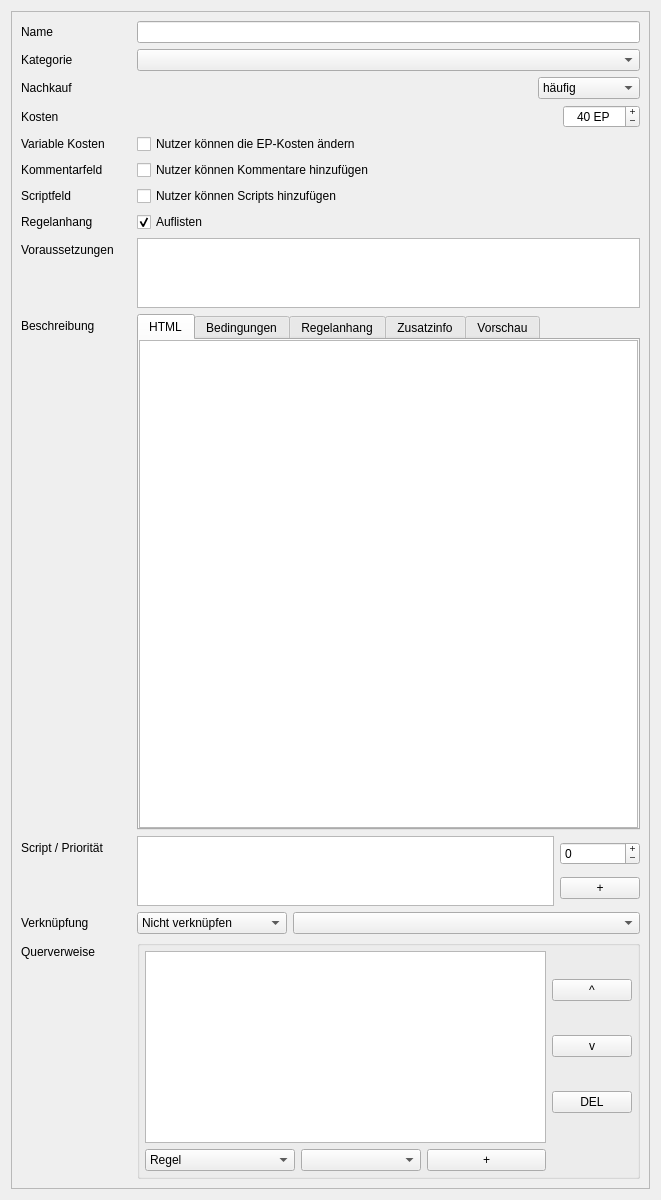
<?xml version="1.0" encoding="UTF-8"?>
<ui version="4.0">
 <class>dialog</class>
 <widget class="QWidget" name="dialog">
  <property name="geometry">
   <rect>
    <x>0</x>
    <y>0</y>
    <width>661</width>
    <height>1200</height>
   </rect>
  </property>
  <property name="windowTitle">
   <string>Taverne - Vorteil bearbeiten...</string>
  </property>
  <layout class="QVBoxLayout" name="verticalLayout_8">
   <item>
    <widget class="QScrollArea" name="scrollArea">
     <property name="widgetResizable">
      <bool>true</bool>
     </property>
     <widget class="QWidget" name="scrollAreaWidgetContents">
      <property name="geometry">
       <rect>
        <x>0</x>
        <y>0</y>
        <width>641</width>
        <height>1180</height>
       </rect>
      </property>
      <layout class="QFormLayout" name="formLayout">
       <item row="0" column="0">
        <widget class="QLabel" name="labelName">
         <property name="text">
          <string>Name</string>
         </property>
        </widget>
       </item>
       <item row="0" column="1">
        <widget class="QLineEdit" name="leName"/>
       </item>
       <item row="1" column="0">
        <widget class="QLabel" name="labelKategorie">
         <property name="text">
          <string>Kategorie</string>
         </property>
        </widget>
       </item>
       <item row="1" column="1">
        <widget class="QComboBox" name="comboKategorie"/>
       </item>
       <item row="2" column="0">
        <widget class="QLabel" name="labelNachkauf">
         <property name="text">
          <string>Nachkauf</string>
         </property>
        </widget>
       </item>
       <item row="2" column="1">
        <layout class="QHBoxLayout" name="horizontalLayout">
         <item>
          <spacer name="horizontalSpacer">
           <property name="orientation">
            <enum>Qt::Orientation::Horizontal</enum>
           </property>
           <property name="sizeHint" stdset="0">
            <size>
             <width>40</width>
             <height>20</height>
            </size>
           </property>
          </spacer>
         </item>
         <item>
          <widget class="QComboBox" name="comboNachkauf">
           <item>
            <property name="text">
             <string>häufig</string>
            </property>
           </item>
           <item>
            <property name="text">
             <string>üblich</string>
            </property>
           </item>
           <item>
            <property name="text">
             <string>selten</string>
            </property>
           </item>
           <item>
            <property name="text">
             <string>extrem selten</string>
            </property>
           </item>
           <item>
            <property name="text">
             <string>nicht möglich</string>
            </property>
           </item>
          </widget>
         </item>
        </layout>
       </item>
       <item row="3" column="0">
        <widget class="QLabel" name="labelKosten">
         <property name="text">
          <string>Kosten</string>
         </property>
        </widget>
       </item>
       <item row="3" column="1">
        <layout class="QHBoxLayout" name="horizontalLayout_2">
         <item>
          <spacer name="horizontalSpacer_2">
           <property name="orientation">
            <enum>Qt::Orientation::Horizontal</enum>
           </property>
           <property name="sizeHint" stdset="0">
            <size>
             <width>40</width>
             <height>20</height>
            </size>
           </property>
          </spacer>
         </item>
         <item>
          <widget class="QSpinBox" name="spinKosten">
           <property name="sizePolicy">
            <sizepolicy hsizetype="Fixed" vsizetype="Fixed">
             <horstretch>0</horstretch>
             <verstretch>0</verstretch>
            </sizepolicy>
           </property>
           <property name="alignment">
            <set>Qt::AlignmentFlag::AlignCenter</set>
           </property>
           <property name="buttonSymbols">
            <enum>QAbstractSpinBox::ButtonSymbols::PlusMinus</enum>
           </property>
           <property name="suffix">
            <string> EP</string>
           </property>
           <property name="minimum">
            <number>-9999</number>
           </property>
           <property name="maximum">
            <number>9999</number>
           </property>
           <property name="singleStep">
            <number>20</number>
           </property>
           <property name="value">
            <number>40</number>
           </property>
          </widget>
         </item>
        </layout>
       </item>
       <item row="4" column="0">
        <widget class="QLabel" name="labelVariable">
         <property name="text">
          <string>Variable Kosten</string>
         </property>
        </widget>
       </item>
       <item row="4" column="1">
        <widget class="QCheckBox" name="checkVariable">
         <property name="text">
          <string>Nutzer können die EP-Kosten ändern</string>
         </property>
        </widget>
       </item>
       <item row="5" column="0">
        <widget class="QLabel" name="labelKommentar">
         <property name="text">
          <string>Kommentarfeld</string>
         </property>
        </widget>
       </item>
       <item row="5" column="1">
        <widget class="QCheckBox" name="checkKommentar">
         <property name="text">
          <string>Nutzer können Kommentare hinzufügen</string>
         </property>
        </widget>
       </item>
       <item row="6" column="0">
        <widget class="QLabel" name="labelScriptfeld">
         <property name="text">
          <string>Scriptfeld</string>
         </property>
        </widget>
       </item>
       <item row="6" column="1">
        <widget class="QCheckBox" name="checkScript">
         <property name="text">
          <string>Nutzer können Scripts hinzufügen</string>
         </property>
        </widget>
       </item>
       <item row="7" column="0">
        <widget class="QLabel" name="labelCheatsheet">
         <property name="text">
          <string>Regelanhang</string>
         </property>
        </widget>
       </item>
       <item row="7" column="1">
        <widget class="QCheckBox" name="checkCheatsheet">
         <property name="text">
          <string>Auflisten</string>
         </property>
         <property name="checked">
          <bool>true</bool>
         </property>
        </widget>
       </item>
       <item row="8" column="0">
        <widget class="QLabel" name="labelVoraussetzungen">
         <property name="minimumSize">
          <size>
           <width>110</width>
           <height>0</height>
          </size>
         </property>
         <property name="text">
          <string>Voraussetzungen</string>
         </property>
        </widget>
       </item>
       <item row="8" column="1">
        <widget class="QPlainTextEdit" name="teVoraussetzungen">
         <property name="maximumSize">
          <size>
           <width>16777215</width>
           <height>250</height>
          </size>
         </property>
         <property name="toolTip">
          <string>&lt;html&gt;&lt;head/&gt;&lt;body&gt;&lt;p&gt;Siehe &amp;quot;Datenbank Editor -&amp;gt; Einstellungsmöglichkeiten -&amp;gt; Voraussetzungen&amp;quot; in der Taverne-Hilfe für eine Anleitung.&lt;/p&gt;&lt;/body&gt;&lt;/html&gt;</string>
         </property>
        </widget>
       </item>
       <item row="9" column="0">
        <widget class="QLabel" name="labelBeschreibung">
         <property name="text">
          <string>Beschreibung</string>
         </property>
        </widget>
       </item>
       <item row="9" column="1">
        <widget class="QTabWidget" name="tabWidget">
         <property name="currentIndex">
          <number>0</number>
         </property>
         <widget class="QWidget" name="tab">
          <attribute name="title">
           <string>HTML</string>
          </attribute>
          <layout class="QVBoxLayout" name="verticalLayout">
           <property name="spacing">
            <number>0</number>
           </property>
           <property name="leftMargin">
            <number>0</number>
           </property>
           <property name="topMargin">
            <number>0</number>
           </property>
           <property name="rightMargin">
            <number>0</number>
           </property>
           <property name="bottomMargin">
            <number>0</number>
           </property>
           <item>
            <widget class="QPlainTextEdit" name="teBeschreibung">
             <property name="sizePolicy">
              <sizepolicy hsizetype="Expanding" vsizetype="MinimumExpanding">
               <horstretch>0</horstretch>
               <verstretch>0</verstretch>
              </sizepolicy>
             </property>
            </widget>
           </item>
          </layout>
         </widget>
         <widget class="QWidget" name="tab_4">
          <property name="toolTip">
           <string>&lt;html&gt;&lt;head/&gt;&lt;body&gt;&lt;p&gt;Manche Vorteile wie Kampfstile und Traditionen haben im Spiel Bedingungen, damit sie genutzt werden können. Diese kannst du hier eintragen (optional).&lt;/p&gt;&lt;/body&gt;&lt;/html&gt;</string>
          </property>
          <attribute name="title">
           <string>Bedingungen</string>
          </attribute>
          <layout class="QVBoxLayout" name="verticalLayout_4">
           <property name="spacing">
            <number>0</number>
           </property>
           <property name="leftMargin">
            <number>0</number>
           </property>
           <property name="topMargin">
            <number>0</number>
           </property>
           <property name="rightMargin">
            <number>0</number>
           </property>
           <property name="bottomMargin">
            <number>0</number>
           </property>
           <item>
            <widget class="QPlainTextEdit" name="teBedingungen"/>
           </item>
          </layout>
         </widget>
         <widget class="QWidget" name="tab_2">
          <property name="toolTip">
           <string>&lt;html&gt;&lt;head/&gt;&lt;body&gt;&lt;p&gt;Eine alternative Beschreibung für den Regelanhang. Falls das Textfeld leer ist, wird im Regelanhang die reguläre Beschreibung verwendet. Du hast hier die Möglichkeit das Makro $kommentar$ zu verwenden - Taverne wird dann dann Nutzerkommentar an entsprechender Stelle einfügen&lt;/p&gt;&lt;/body&gt;&lt;/html&gt;</string>
          </property>
          <attribute name="title">
           <string>Regelanhang</string>
          </attribute>
          <layout class="QVBoxLayout" name="verticalLayout_2">
           <property name="spacing">
            <number>0</number>
           </property>
           <property name="leftMargin">
            <number>0</number>
           </property>
           <property name="topMargin">
            <number>0</number>
           </property>
           <property name="rightMargin">
            <number>0</number>
           </property>
           <property name="bottomMargin">
            <number>0</number>
           </property>
           <item>
            <widget class="QPlainTextEdit" name="teCheatsheet">
             <property name="sizePolicy">
              <sizepolicy hsizetype="Expanding" vsizetype="MinimumExpanding">
               <horstretch>0</horstretch>
               <verstretch>0</verstretch>
              </sizepolicy>
             </property>
            </widget>
           </item>
          </layout>
         </widget>
         <widget class="QWidget" name="tab_5">
          <property name="toolTip">
           <string>&lt;html&gt;&lt;head/&gt;&lt;body&gt;&lt;p&gt;Zusätzliche Informationen, die im Charaktereditor nach der Beschreibung eingefügt werden sollen, beispielsweise eine Erklärung, wozu der Kommentar genutzt werden soll (optional).&lt;/p&gt;&lt;/body&gt;&lt;/html&gt;</string>
          </property>
          <attribute name="title">
           <string>Zusatzinfo</string>
          </attribute>
          <layout class="QVBoxLayout" name="verticalLayout_5">
           <property name="spacing">
            <number>0</number>
           </property>
           <property name="leftMargin">
            <number>0</number>
           </property>
           <property name="topMargin">
            <number>0</number>
           </property>
           <property name="rightMargin">
            <number>0</number>
           </property>
           <property name="bottomMargin">
            <number>0</number>
           </property>
           <item>
            <widget class="QPlainTextEdit" name="teInfo"/>
           </item>
          </layout>
         </widget>
         <widget class="QWidget" name="tab_3">
          <attribute name="title">
           <string>Vorschau</string>
          </attribute>
          <layout class="QVBoxLayout" name="verticalLayout_3">
           <property name="leftMargin">
            <number>0</number>
           </property>
           <property name="topMargin">
            <number>0</number>
           </property>
           <property name="rightMargin">
            <number>0</number>
           </property>
           <property name="bottomMargin">
            <number>0</number>
           </property>
           <item>
            <widget class="QComboBox" name="comboVorschau">
             <item>
              <property name="text">
               <string>HTML</string>
              </property>
             </item>
             <item>
              <property name="text">
               <string>Bedingungen</string>
              </property>
             </item>
             <item>
              <property name="text">
               <string>Regelanhang</string>
              </property>
             </item>
             <item>
              <property name="text">
               <string>Zusatzinfo</string>
              </property>
             </item>
            </widget>
           </item>
           <item>
            <widget class="QTextBrowser" name="tbBeschreibung"/>
           </item>
           <item>
            <widget class="QTextBrowser" name="tbBedingungen"/>
           </item>
           <item>
            <widget class="QTextBrowser" name="tbCheatsheet"/>
           </item>
           <item>
            <widget class="QTextBrowser" name="tbInfo"/>
           </item>
          </layout>
         </widget>
        </widget>
       </item>
       <item row="10" column="0">
        <widget class="QLabel" name="labelScript">
         <property name="minimumSize">
          <size>
           <width>110</width>
           <height>0</height>
          </size>
         </property>
         <property name="text">
          <string>Script / Priorität</string>
         </property>
        </widget>
       </item>
       <item row="10" column="1">
        <layout class="QHBoxLayout" name="horizontalLayout_4">
         <item>
          <widget class="QPlainTextEdit" name="teScript"/>
         </item>
         <item>
          <layout class="QVBoxLayout" name="verticalLayout_7">
           <item>
            <widget class="QSpinBox" name="spinScriptPrio">
             <property name="toolTip">
              <string>&lt;html&gt;&lt;head/&gt;&lt;body&gt;&lt;p&gt;Die Skript-Priorität legt die Reihenfolge der Auswertung fest. 0 ist Standard, negative Werte werden davor, positive Werte danach ausgewertet. Dies ist relevant, falls bspw. die INI verdoppelt werden soll nachdem Kampfreflexe eingerechnet wurde. In diesem Fall sollte die Skript-Priorität höher als die von Kampfreflexe sein.&lt;/p&gt;&lt;/body&gt;&lt;/html&gt;</string>
             </property>
             <property name="buttonSymbols">
              <enum>QAbstractSpinBox::ButtonSymbols::PlusMinus</enum>
             </property>
             <property name="minimum">
              <number>-999</number>
             </property>
             <property name="maximum">
              <number>999</number>
             </property>
             <property name="singleStep">
              <number>1</number>
             </property>
             <property name="value">
              <number>0</number>
             </property>
            </widget>
           </item>
           <item>
            <widget class="QPushButton" name="buttonPickScript">
             <property name="font">
              <font>
               <hintingpreference>PreferNoHinting</hintingpreference>
              </font>
             </property>
             <property name="toolTip">
              <string>Scripteditor öffnen</string>
             </property>
             <property name="text">
              <string>+</string>
             </property>
             <property name="class" stdset="0">
              <string>iconSmall</string>
             </property>
            </widget>
           </item>
          </layout>
         </item>
        </layout>
       </item>
       <item row="11" column="0">
        <widget class="QLabel" name="labelLink">
         <property name="text">
          <string>Verknüpfung</string>
         </property>
         <property name="indent">
          <number>0</number>
         </property>
        </widget>
       </item>
       <item row="11" column="1">
        <layout class="QHBoxLayout" name="horizontalLayout_5">
         <item>
          <widget class="QComboBox" name="comboLinkKategorie">
           <property name="minimumSize">
            <size>
             <width>150</width>
             <height>0</height>
            </size>
           </property>
           <property name="maximumSize">
            <size>
             <width>150</width>
             <height>16777215</height>
            </size>
           </property>
           <item>
            <property name="text">
             <string>Nicht verknüpfen</string>
            </property>
           </item>
           <item>
            <property name="text">
             <string>Regel</string>
            </property>
           </item>
           <item>
            <property name="text">
             <string>Übernat. Talent</string>
            </property>
           </item>
           <item>
            <property name="text">
             <string>Vorteil</string>
            </property>
           </item>
          </widget>
         </item>
         <item>
          <widget class="QComboBox" name="comboLinkElement"/>
         </item>
        </layout>
       </item>
       <item row="12" column="0">
        <widget class="QLabel" name="labelVerweise">
         <property name="text">
          <string>Querverweise</string>
         </property>
        </widget>
       </item>
       <item row="12" column="1">
        <widget class="QGroupBox" name="groupBox">
         <property name="title">
          <string/>
         </property>
         <layout class="QGridLayout" name="gridLayout_3">
          <property name="leftMargin">
           <number>5</number>
          </property>
          <property name="topMargin">
           <number>5</number>
          </property>
          <property name="rightMargin">
           <number>5</number>
          </property>
          <property name="bottomMargin">
           <number>5</number>
          </property>
          <item row="0" column="0">
           <widget class="QListWidget" name="listVerweise">
            <property name="sizePolicy">
             <sizepolicy hsizetype="Expanding" vsizetype="Fixed">
              <horstretch>0</horstretch>
              <verstretch>0</verstretch>
             </sizepolicy>
            </property>
            <property name="verticalScrollBarPolicy">
             <enum>Qt::ScrollBarPolicy::ScrollBarAlwaysOff</enum>
            </property>
            <property name="horizontalScrollBarPolicy">
             <enum>Qt::ScrollBarPolicy::ScrollBarAlwaysOff</enum>
            </property>
           </widget>
          </item>
          <item row="1" column="0">
           <layout class="QHBoxLayout" name="horizontalLayout_3">
            <item>
             <widget class="QComboBox" name="comboVerweisTyp">
              <property name="minimumSize">
               <size>
                <width>150</width>
                <height>0</height>
               </size>
              </property>
              <property name="maximumSize">
               <size>
                <width>150</width>
                <height>16777215</height>
               </size>
              </property>
              <item>
               <property name="text">
                <string>Regel</string>
               </property>
              </item>
              <item>
               <property name="text">
                <string>Talent</string>
               </property>
              </item>
              <item>
               <property name="text">
                <string>Vorteil</string>
               </property>
              </item>
              <item>
               <property name="text">
                <string>Waffeneigenschaft</string>
               </property>
              </item>
              <item>
               <property name="text">
                <string>Abgeleiteter Wert</string>
               </property>
              </item>
              <item>
               <property name="text">
                <string>Statusse</string>
               </property>
              </item>
              <item>
               <property name="text">
                <string>Finanzen</string>
               </property>
              </item>
             </widget>
            </item>
            <item>
             <widget class="QComboBox" name="comboVerweis"/>
            </item>
            <item>
             <widget class="QPushButton" name="buttonVerweisAdd">
              <property name="font">
               <font>
                <hintingpreference>PreferNoHinting</hintingpreference>
               </font>
              </property>
              <property name="text">
               <string>+</string>
              </property>
              <property name="class" stdset="0">
               <string>iconSmall</string>
              </property>
             </widget>
            </item>
           </layout>
          </item>
          <item row="0" column="1">
           <layout class="QVBoxLayout" name="verticalLayout_6">
            <item>
             <widget class="QPushButton" name="buttonVerweisUp">
              <property name="font">
               <font>
                <hintingpreference>PreferNoHinting</hintingpreference>
               </font>
              </property>
              <property name="text">
               <string>^</string>
              </property>
              <property name="class" stdset="0">
               <string>iconSmall</string>
              </property>
             </widget>
            </item>
            <item>
             <widget class="QPushButton" name="buttonVerweisDown">
              <property name="font">
               <font>
                <hintingpreference>PreferNoHinting</hintingpreference>
               </font>
              </property>
              <property name="text">
               <string>v</string>
              </property>
              <property name="class" stdset="0">
               <string>iconSmall</string>
              </property>
             </widget>
            </item>
            <item>
             <widget class="QPushButton" name="buttonVerweisDelete">
              <property name="font">
               <font>
                <hintingpreference>PreferNoHinting</hintingpreference>
               </font>
              </property>
              <property name="text">
               <string>DEL</string>
              </property>
              <property name="class" stdset="0">
               <string>iconSmall</string>
              </property>
             </widget>
            </item>
           </layout>
          </item>
         </layout>
        </widget>
       </item>
      </layout>
     </widget>
    </widget>
   </item>
  </layout>
 </widget>
 <tabstops>
  <tabstop>leName</tabstop>
  <tabstop>comboKategorie</tabstop>
  <tabstop>comboNachkauf</tabstop>
  <tabstop>spinKosten</tabstop>
  <tabstop>checkVariable</tabstop>
  <tabstop>checkKommentar</tabstop>
  <tabstop>checkScript</tabstop>
  <tabstop>checkCheatsheet</tabstop>
  <tabstop>teVoraussetzungen</tabstop>
  <tabstop>tabWidget</tabstop>
  <tabstop>teBeschreibung</tabstop>
  <tabstop>teScript</tabstop>
  <tabstop>spinScriptPrio</tabstop>
  <tabstop>buttonPickScript</tabstop>
  <tabstop>comboLinkKategorie</tabstop>
  <tabstop>comboLinkElement</tabstop>
  <tabstop>listVerweise</tabstop>
  <tabstop>comboVerweisTyp</tabstop>
  <tabstop>comboVerweis</tabstop>
  <tabstop>buttonVerweisAdd</tabstop>
  <tabstop>buttonVerweisUp</tabstop>
  <tabstop>buttonVerweisDown</tabstop>
  <tabstop>buttonVerweisDelete</tabstop>
  <tabstop>teBedingungen</tabstop>
  <tabstop>tbCheatsheet</tabstop>
  <tabstop>tbBedingungen</tabstop>
  <tabstop>teInfo</tabstop>
  <tabstop>teCheatsheet</tabstop>
  <tabstop>comboVorschau</tabstop>
  <tabstop>tbInfo</tabstop>
  <tabstop>tbBeschreibung</tabstop>
 </tabstops>
 <resources/>
 <connections/>
</ui>
